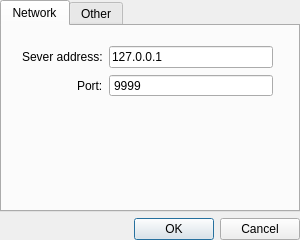
<?xml version="1.0" encoding="UTF-8"?>
<ui version="4.0">
 <class>SettingsDialog</class>
 <widget class="QDialog" name="SettingsDialog">
  <property name="geometry">
   <rect>
    <x>0</x>
    <y>0</y>
    <width>300</width>
    <height>240</height>
   </rect>
  </property>
  <property name="windowTitle">
   <string>Settings</string>
  </property>
  <widget class="QWidget" name="verticalLayoutWidget">
   <property name="geometry">
    <rect>
     <x>0</x>
     <y>0</y>
     <width>300</width>
     <height>240</height>
    </rect>
   </property>
   <layout class="QVBoxLayout" name="verticalLayout">
    <property name="sizeConstraint">
     <enum>QLayout::SetMaximumSize</enum>
    </property>
    <item>
     <widget class="QTabWidget" name="tabWidget">
      <property name="currentIndex">
       <number>0</number>
      </property>
      <widget class="QWidget" name="tabConnectionSettings">
       <property name="toolTip">
        <string>Settings</string>
       </property>
       <property name="accessibleName">
        <string/>
       </property>
       <attribute name="title">
        <string>Network</string>
       </attribute>
       <widget class="QWidget" name="formLayoutWidget">
        <property name="geometry">
         <rect>
          <x>20</x>
          <y>20</y>
          <width>251</width>
          <height>151</height>
         </rect>
        </property>
        <layout class="QFormLayout" name="formLayout">
         <property name="labelAlignment">
          <set>Qt::AlignRight|Qt::AlignTrailing|Qt::AlignVCenter</set>
         </property>
         <item row="0" column="0">
          <widget class="QLabel" name="lblSeverAddr">
           <property name="text">
            <string>Sever address:</string>
           </property>
          </widget>
         </item>
         <item row="0" column="1">
          <widget class="QLineEdit" name="lineEdit">
           <property name="text">
            <string>127.0.0.1</string>
           </property>
          </widget>
         </item>
         <item row="1" column="0">
          <widget class="QLabel" name="lblSeverPort">
           <property name="text">
            <string>Port:</string>
           </property>
          </widget>
         </item>
         <item row="1" column="1">
          <widget class="QSpinBox" name="spinBox">
           <property name="toolTip">
            <string>Port number from 1 to 65535</string>
           </property>
           <property name="buttonSymbols">
            <enum>QAbstractSpinBox::NoButtons</enum>
           </property>
           <property name="minimum">
            <number>1</number>
           </property>
           <property name="maximum">
            <number>65535</number>
           </property>
           <property name="value">
            <number>9999</number>
           </property>
          </widget>
         </item>
        </layout>
       </widget>
      </widget>
      <widget class="QWidget" name="tabOtherSettings">
       <attribute name="title">
        <string>Other</string>
       </attribute>
      </widget>
     </widget>
    </item>
    <item>
     <widget class="QDialogButtonBox" name="buttonBox">
      <property name="orientation">
       <enum>Qt::Horizontal</enum>
      </property>
      <property name="standardButtons">
       <set>QDialogButtonBox::Cancel|QDialogButtonBox::Ok</set>
      </property>
     </widget>
    </item>
   </layout>
  </widget>
 </widget>
 <resources/>
 <connections/>
</ui>
